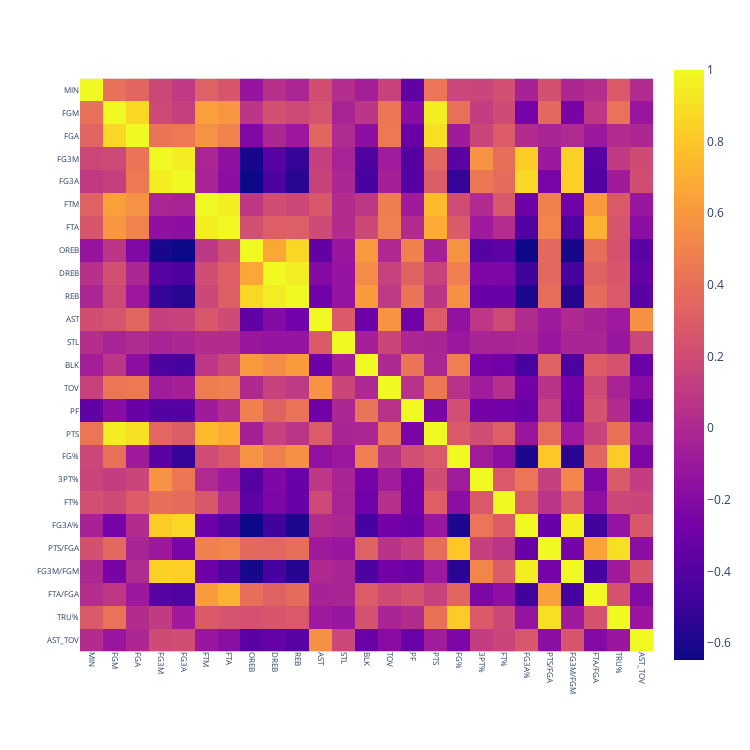

The notebook cell this image was saved under:
### Code cell
# Correlation matrix Visualisation
fig = px.imshow(data_per_min.corr())

# Format the heat map
fig.layout.width = 500
fig.layout.height = 500
fig.update_layout(
    xaxis=dict(tickangle=90, tickfont=dict(size=8)),
    yaxis=dict(tickfont=dict(size=8)),
    autosize=False,
    width=1.5 * fig.layout.width,
    height=1.5 * fig.layout.height
)
fig.show()

### Figure 1 — Plotly figure (JSON) as saved in the notebook; plotly's stock layout.template omitted (floating-point values rounded to 4 significant figures; data arrays with more than 128 entries replaced by an {"elided": "..."} marker saying what was removed)
{"data": [{"coloraxis": "coloraxis", "hovertemplate": "x: %{x}<br>y: %{y}<br>color: %{z}<extra></extra>", "name": "0", "type": "heatmap", "x": ["MIN", "FGM", "FGA", "FG3M", "FG3A", "FTM", "FTA", "OREB", "DREB", "REB", "AST", "STL", "BLK", "TOV", "PF", "PTS", "FG%", "3PT%", "FT%", "FG3A%", "PTS/FGA", "FG3M/FGM", "FTA/FGA", "TRU%", "AST_TOV"], "xaxis": "x", "y": ["MIN", "FGM", "FGA", "FG3M", "FG3A", "FTM", "FTA", "OREB", "DREB", "REB", "AST", "STL", "BLK", "TOV", "PF", "PTS", "FG%", "3PT%", "FT%", "FG3A%", "PTS/FGA", "FG3M/FGM", "FTA/FGA", "TRU%", "AST_TOV"], "yaxis": "y", "z": {"elided": "25x25 float values"}}], "layout": {"autosize": false, "coloraxis": {"colorscale": [[0, "#0d0887"], [0.1111, "#46039f"], [0.2222, "#7201a8"], [0.3333, "#9c179e"], [0.4444, "#bd3786"], [0.5556, "#d8576b"], [0.6667, "#ed7953"], [0.7778, "#fb9f3a"], [0.8889, "#fdca26"], [1, "#f0f921"]]}, "height": 750, "margin": {"t": 60}, "width": 750, "xaxis": {"anchor": "y", "constrain": "domain", "domain": [0, 1], "scaleanchor": "y", "tickangle": 90, "tickfont": {"size": 8}}, "yaxis": {"anchor": "x", "autorange": "reversed", "constrain": "domain", "domain": [0, 1], "tickfont": {"size": 8}}}}
